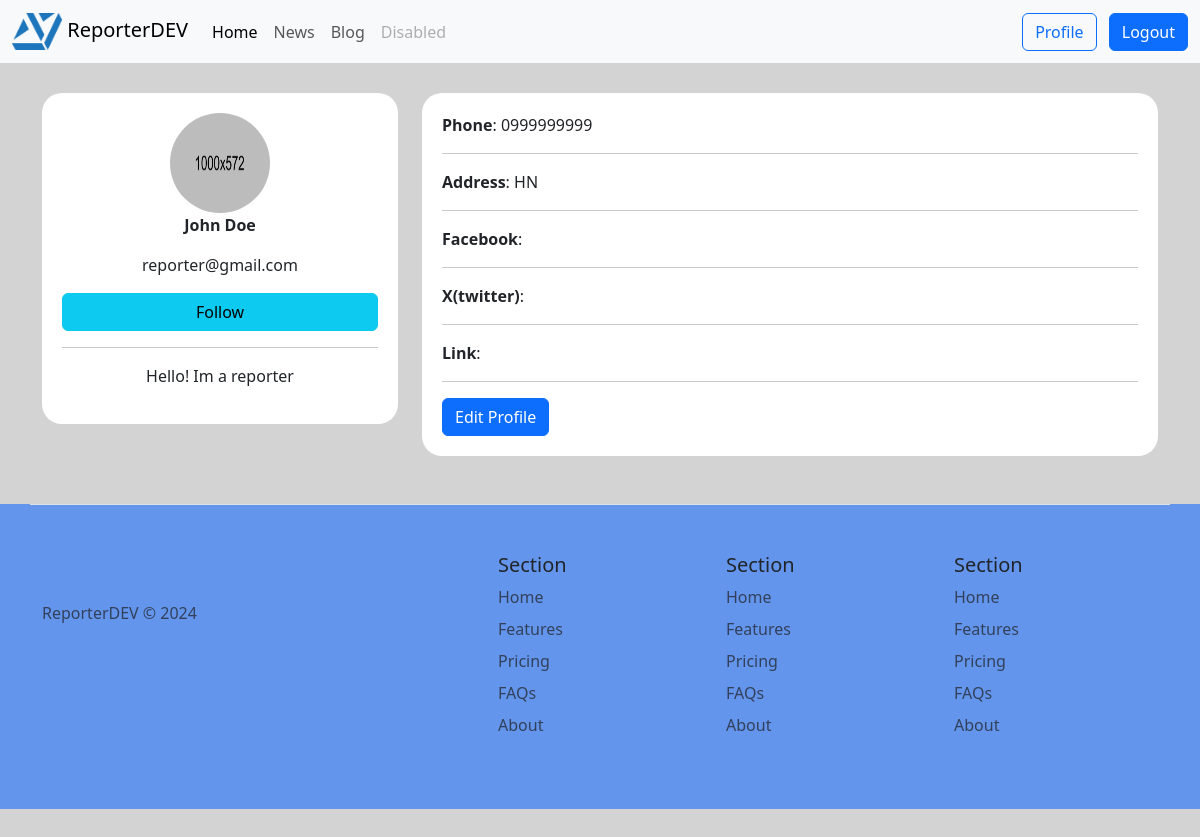
The app's page /accounts/profile/ (signed in) with its own data.
### accounts/models.py (models this page shows, shortened)
class AuthorProfile(models.Model):
	user = models.OneToOneField(Author, on_delete=models.CASCADE)
	full_name = models.CharField(max_length=50, blank=True)
	avatar = models.ImageField(upload_to='avatar_user', blank=True)
	bio = models.CharField(max_length=255, blank=True)
	phone = models.CharField(max_length=11, blank=True)
	address = models.CharField(max_length=50, blank=True)
	link_facebook = models.CharField(max_length=100, blank=True)
	link_x = models.CharField(max_length=100, blank=True)
	link_other = models.CharField(max_length=100, blank=True)

class CustomUser(AbstractUser):
	class Types(models.TextChoices):
		ADMIN = 'admin', 'Admin'
		AUTHOR = 'author', 'Author'
		READER = 'reader', 'Reader'
	base_type = Types.READER
	user_type = models.CharField(_("Type"), max_length=10, choices=Types.choices, default=Types.READER)
	email = models.EmailField(unique=True)
	username = None
	USERNAME_FIELD = 'email'
	REQUIRED_FIELDS = ['user_type']
	objects = CustomUserManager()

### accounts/views.py (the view)
# urls.py: path('profile/', views.author_profile_view, name='profile'),
@login_required
def author_profile_view(request):
	try:
		profile = models.AuthorProfile.objects.get(user=request.user)
	except models.AuthorProfile.DoesNotExist:
		models.AuthorProfile.objects.create(user=request.user).save()
		profile = models.AuthorProfile.objects.get(user=request.user)
	if request.method == 'POST':
		form = forms.AuthorProfileForm(request.POST, instance=profile)
		if form.is_valid():
			form.save()
	else:
		form = forms.AuthorProfileForm()
	return render(request, 'accounts/profile.html', {'profile': profile, 'form': form})

### templates/accounts/profile.html (shortened to what this page needs)
{% extends 'base.html' %}
{% load static %}
{% block stylesheets %}
    <link rel="stylesheet" type="text/css" href="{% static 'css/profile.css' %}"/>
{% endblock %}
{% block content %}
    <div class="row" style="margin-top: 30px;">
        <div class="col-lg-4 col-md-6 col-12">
            <div class="info-author">
                {% if profile.avatar %}
                    <img src="/media/{{ profile.avatar }}" alt="avatar_author" class="avatar-author">
                {% else %}
                    <img src="/media/example.jpg" alt="avatar_author" class="avatar-author">
                {% endif %}
                {% if profile.full_name %}
                    <p><b>{{ profile.full_name }}</b></p>
                {% else %}
                    <p><b>John Doe</b></p>
                {% endif %}
                <p>{{ profile.user.email }}</p>
                <button class="btn btn-info" style="width: 100%">Follow</button>
                <hr>
                <p>{{ profile.bio }}</p>
            </div>
        </div>
        <div class="col-lg-8 col-md-6 col-12">
            <div class="info-author-2">
                <p><b>Phone</b>: {{ profile.phone }}</p>
                <hr>
                <p><b>Address</b>: {{ profile.address }}</p>
                <hr>
                <p><b>Facebook</b>: {{ profile.link_facebook }}</p>
                <hr>
                <p><b>X(twitter)</b>: {{ profile.link_x }}</p>
                <hr>
                <p><b>Link</b>: {{ profile.link_other }}</p>
                <hr>
                <button type="button" class="btn btn-primary" data-toggle="modal" data-target="#editProfileModal">
                    Edit Profile
                </button>
            </div>
        </div>
    </div>
{% endblock %}

### static/css/profile.css (style rules this page uses)
body { background-color: lightgray }
.info-author { text-align: center; background-color: #FFFFFF; border-radius: 20px; padding: 20px; }
.info-author-2 { background-color: #FFFFFF; border-radius: 20px; padding: 20px; }
.avatar-author { width: 100px; height: 100px; border-radius: 50%; vertical-align: middle }

### records on screen
AuthorProfile: user.email "reporter@gmail.com", bio "Hello! Im a reporter", phone "0999999999", address "HN"
